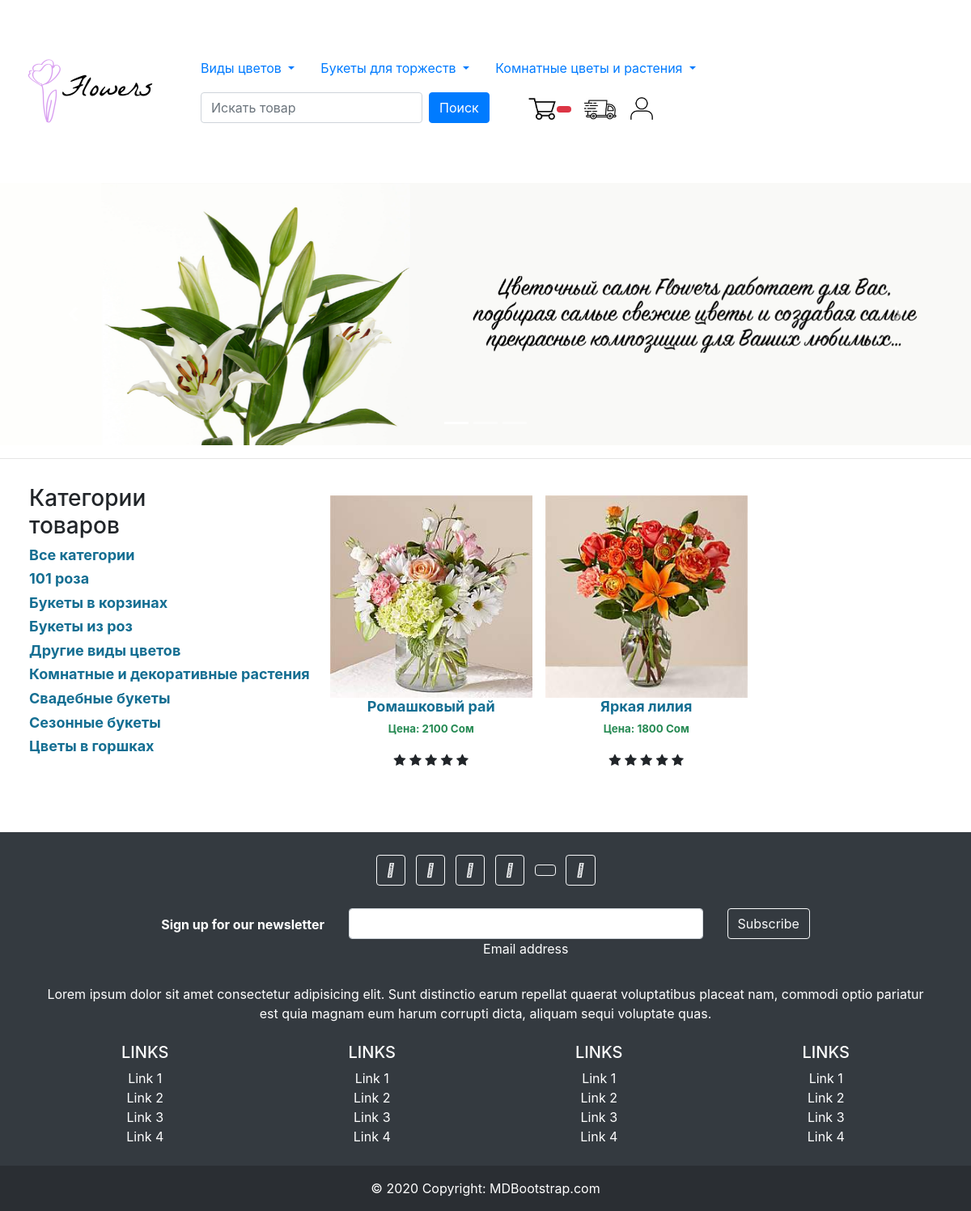
Page /drugie-vidy-cvetov/ on the committed database.
### mainapp/models.py (models this page shows, shortened)
class Category(models.Model):
    name = models.CharField(max_length=200, db_index=True, verbose_name='Имя категории')
    slug = models.SlugField(max_length=200, db_index=True, unique=True)
    class Meta:
        ordering = ['name']
        verbose_name = 'Категория'
        verbose_name_plural = 'Категории'
    def get_absolute_url(self):
        return reverse('mainapp:category-list', args=[self.slug])

class Good(models.Model):
    category = models.ForeignKey(Category, related_name='товары', verbose_name="Категория",on_delete=models.CASCADE)
    name = models.CharField(max_length=200, db_index=True, verbose_name="Название товара")
    slug = models.SlugField(max_length=200, db_index=True)
    image = models.ImageField(upload_to='media', blank=True, verbose_name="Картинка")
    description = models.TextField(blank=True, verbose_name="Описание")
    price = models.IntegerField(default=0, verbose_name="Цена")
    stock = models.PositiveIntegerField(verbose_name="Количество в наличии")
    available = models.BooleanField(default=True, verbose_name="Доступен")
    created = models.DateTimeField(auto_now_add=True, verbose_name='Создан')
    updated = models.DateTimeField(auto_now=True, verbose_name='Обновлен')
    sale = models.IntegerField(default=0, verbose_name="Скидка %")
    class Meta:
        ordering = ['name']
        index_together = [
            ['id', 'slug']
        ]
        verbose_name = 'Товар'
        verbose_name_plural = 'Товары'
    def get_absolute_url(self):
        return reverse('mainapp:goods-detail', args=[self.id, self.slug])

### mainapp/views.py (the view)
# urls.py: path('', views.goods_list, name='goods-list'),
def goods_list(request, category_slug=None):
    category = None
    categories = Category.objects.all()
    goods = Good.objects.filter(available=True)
    if category_slug:
        category = get_object_or_404(Category, slug=category_slug)
        goods = goods.filter(category=category)
    return render(request, 'good/mainlist.html', {
        'category': category,
        'categories': categories,
        'goods': goods
    })

### cart/context_processors.py (called while the page is built)
def cart(request):
    return {'cart': Cart(request)}

### mainapp/templates/good/mainlist.html
{% extends 'base.html' %}
{% load static %}
{% block content %}
<table>
  <tr>
    <td style="width: 300px; vertical-align:top;">
      <div class="w3-sidebar w3-light-grey w3-bar-block" style="width:100%; padding-left: 20px;">
        <div class="col-sm-3 col-sm-offset-1 blog-sidebar">
          <div class="sidebar-module">
            <h3>Категории товаров</h3>
            <ol class="list-unstyled" style="width: max-content;">
              <li {% if not category %} class="active"{% endif %}><a href="{% url 'mainapp:goods-list' %}"><h5 style="color: rgb(20, 110, 146); font-size:18px; font-weight:bold;">Все категории</h5></a></li>
            {% for c in categories %}
              <li {% if category.slug == c.slug %} class="active"{% endif %}>
                  <a href="{{ c.get_absolute_url }}"><h5 style="color: rgb(20, 110, 146); font-size:18px; font-weight:bold;">{{ c.name }}</h5></a>
              </li>
            {% endfor %}
            </ol>
          </div>
        </div>
      </div>
    </td>
    <td>
      <div class="container" style="text-align: center; width: 100%; justify-content: center;">
          <div class="row">
              <div class="bouquet-list d-flex justify-content-around flex-wrap">
                {% for good in goods %}
                <div class="bouquet p-2">
                  <div class="image">
                      {% if good.image %}
                          <a href="{{ good.get_absolute_url }}"><img src="{{ good.image.url }}" width="250"/></a>
                      {% else %}
                          <a href="{{ good.get_absolute_url }}"><img src="{% static 'media/nophoto.jpg' %}" width="250"/></a>
                      {% endif %}
                  </div>
                    <h4 style="font-size: 18px; font-weight: bold; color: rgb(20, 110, 146);">{{ good.name }}</h4></a>
                    <p style="color: rgb(38, 138, 83); font-size: smaller; font-weight: bolder;">Цена: {{ good.price }} Сом</p>
                  <div class="stars">
                      <span class="fa fa-star checked"></span>
                      <span class="fa fa-star checked"></span>
                      <span class="fa fa-star checked"></span>
                      <span class="fa fa-star"></span>
                      <span class="fa fa-star"></span>
                  </div>
              </div>
                {% endfor %}
              </div>
          </div>
        </div>
    </td>
  </tr>
</table>
<br>
<br>
{% endblock content %}

### mainapp/static/css/styles.css (style rules this page uses)
.sidebar-module { padding: 15px; margin: 0 -15px 15px; }
.bouquet { padding: 15px; }

### rows in the picture
Category: name "101 роза"
Category: name "Букеты в корзинах"
Category: name "Букеты из роз"
Category: name "Другие виды цветов"
Category: name "Комнатные и декоративные растения"
Category: name "Свадебные букеты"
Category: name "Сезонные букеты"
Category: name "Цветы в горшках"
Good: image (picture), name "Ромашковый рай", price "2100"
Good: image (picture), name "Яркая лилия", price "1800"
